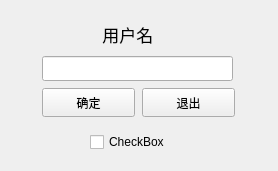
<?xml version="1.0" encoding="UTF-8"?>
<ui version="4.0">
 <class>set_name</class>
 <widget class="QWidget" name="set_name">
  <property name="geometry">
   <rect>
    <x>0</x>
    <y>0</y>
    <width>278</width>
    <height>171</height>
   </rect>
  </property>
  <property name="windowTitle">
   <string>设置用户名</string>
  </property>
  <widget class="QLabel" name="label">
   <property name="geometry">
    <rect>
     <x>60</x>
     <y>20</y>
     <width>191</width>
     <height>28</height>
    </rect>
   </property>
   <property name="sizePolicy">
    <sizepolicy hsizetype="Preferred" vsizetype="Preferred">
     <horstretch>0</horstretch>
     <verstretch>0</verstretch>
    </sizepolicy>
   </property>
   <property name="font">
    <font>
     <pointsize>13</pointsize>
    </font>
   </property>
   <property name="text">
    <string>         用户名</string>
   </property>
  </widget>
  <widget class="QLineEdit" name="textname">
   <property name="geometry">
    <rect>
     <x>42</x>
     <y>56</y>
     <width>191</width>
     <height>25</height>
    </rect>
   </property>
  </widget>
  <widget class="QPushButton" name="ok1">
   <property name="geometry">
    <rect>
     <x>42</x>
     <y>88</y>
     <width>93</width>
     <height>29</height>
    </rect>
   </property>
   <property name="text">
    <string>确定</string>
   </property>
   <property name="checkable">
    <bool>true</bool>
   </property>
  </widget>
  <widget class="QPushButton" name="quit1">
   <property name="geometry">
    <rect>
     <x>142</x>
     <y>88</y>
     <width>93</width>
     <height>29</height>
    </rect>
   </property>
   <property name="text">
    <string>退出</string>
   </property>
   <property name="checkable">
    <bool>true</bool>
   </property>
  </widget>
  <widget class="QCheckBox" name="checkBox">
   <property name="geometry">
    <rect>
     <x>90</x>
     <y>130</y>
     <width>98</width>
     <height>24</height>
    </rect>
   </property>
   <property name="text">
    <string>CheckBox</string>
   </property>
  </widget>
 </widget>
 <resources/>
 <connections/>
</ui>
